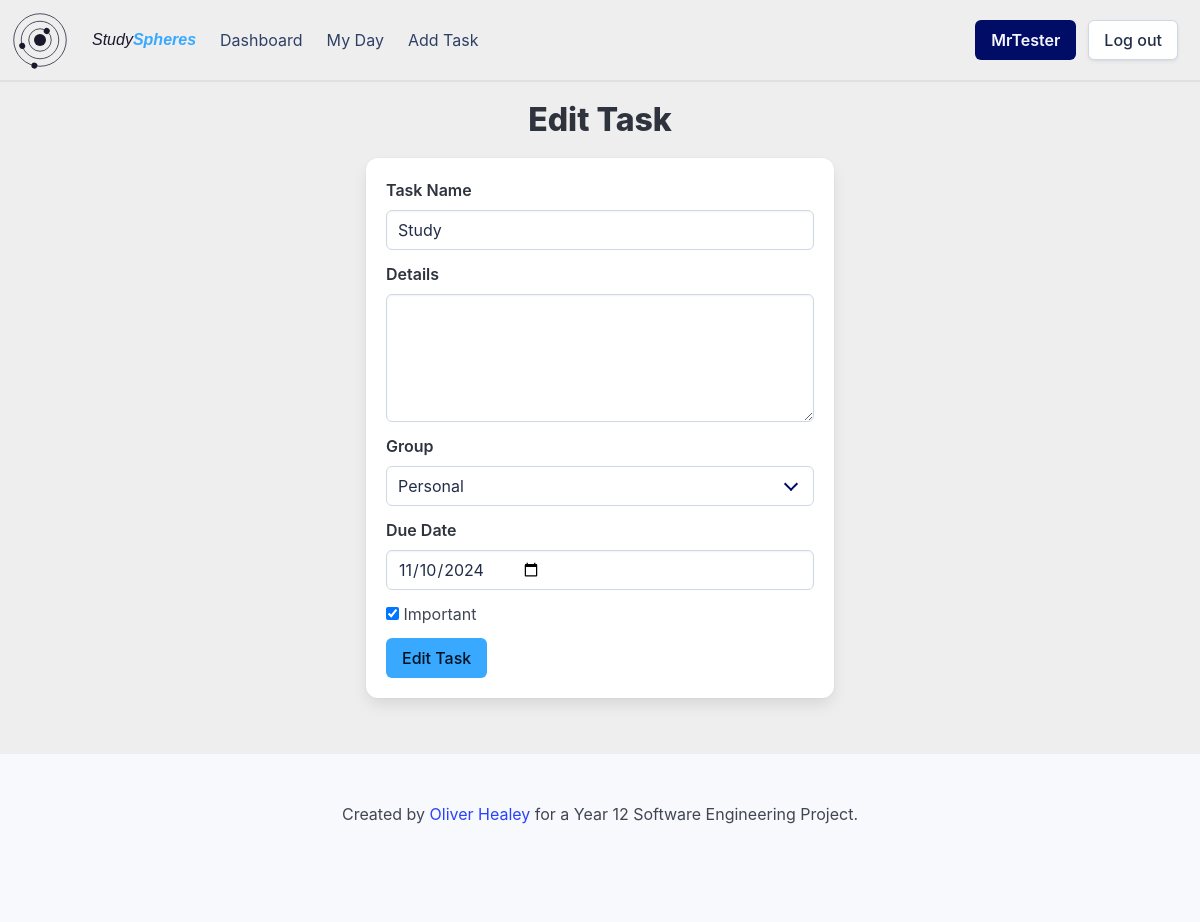
The page /edittask/1a3f6977-9ff7-45e3-8b60-60e290d9c22d (signed in) on the database its author committed.
### setup_db.py (models this page shows)
class Task(Base):
    __tablename__ = 'tasks'
    task_id = Column(String, primary_key=True)
    name = Column(String, nullable=False)
    details = Column(String)
    important = Column(Boolean, nullable=False)
    due_date = Column(DateTime, nullable=False)
    completed = Column(Boolean, nullable=False)
    user_id = Column(String, ForeignKey('userdetails.id'), nullable=False)
    group_id = Column(String, ForeignKey('groups.group_id'), nullable=False)
    user = relationship('User', back_populates='tasks')
    groups = relationship('Group', back_populates='tasks')

### app.py (the view)
@app.route('/edittask/<task_id>', methods=['GET'])
def editTask(task_id):
    if flaskSession.get('userId') is None:
        return redirect(url_for('login'))
    task = sessionDb.query(Task).filter(Task.task_id == task_id).first()
    groups = sessionDb.query(Group).filter(Group.user_id == flaskSession.get('userId')).all()
    return render_template('edit_task.html', task=task, groups=groups)

### templates/edit_task.html (shortened to what this page needs)
{% extends 'base_loggedin.html' %}
{% block heading %}Edit Task{% endblock %}
{% block content %}
    <div class="container">
        <div class="columns is-centered">
            <div class="column is-half">
                <div class="box">
                    <form action="/edittask/{{ task.task_id }}" method="POST">
                        <div class="field">
                            <label class="label">Task Name</label>
                            <div class="control">
                                <input class="input" type="text" name="name" value="{{ task.name }}">
                            </div>
                        </div>
                        <div class="field">
                            <label class="label">Details</label>
                            <div class="control">
                                <textarea class="textarea" name="details">{{ task.details }}</textarea>
                            </div>
                        </div>
                        <div class="field">
                            <label for="group-select" class="label">Group</label>
                            <div class="select">
                                <select id="group-select" name="group-select" onchange="detectNewGroup()">
                                    {% for group in groups %}
                                        <option value="{{ group.group_id }}">{{ group.group_name }}</option>
                                    {% endfor %}
                                </select>
                            </div>
                        </div>
                        <div class="field">
                            <label class="label">Due Date</label>
                            <div class="control">
                                <input class="input" type="date" name="due_date" value="{{ task.due_date.strftime('%Y-%m-%d') }}">
                            </div>
                        </div>
                        <div class="field">
                            <label class="checkbox">
                                <input type="checkbox" name="important" {% if task.important %}checked{% endif %} />
                                Important
                            </label>
                        </div>
                        <div class="field">
                            <div class="control">
                                <input type="submit" value="Edit Task" class="button is-primary">
                            </div>
                        </div>
                    </form>
                </div>
            </div>
        </div>
    </div>
{% endblock %}

### static/styles/styles.css (style rules this page uses)
:root { --bulma-primary-h: 206deg; --bulma-primary-l: 61%; --bulma-link-l: 20%; --bulma-info-h: 63deg; --bulma-info-l: 68%; --bulma-scheme-s: 36%; --bulma-body-background-color: light-dark(#eeeeee, #0f141f); color-scheme: light dark; --accent-color: light-dark(#1c182c, #e0e0e0); --accent-color-invert: light-dark(#e0e0e0, #160f34); }
body { margin: none; padding: none; }

### rows shown on the page
Task: name "Study", due_date "11/10/2024", important "☑"

### other values the page prints
{{ session['username'] }} "MrTester"
form field group-select "Personal"
